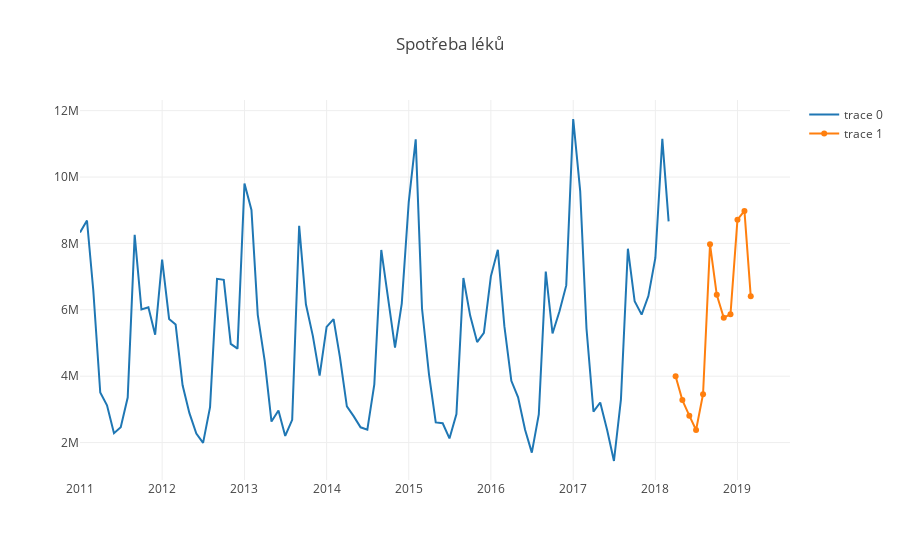

Notebook source saved alongside this figure:
### Code cell
plotly.offline.init_notebook_mode(connected=True)

trace0 = go.Scatter(
    x= R05_DDD['Období'], y=R05_DDD['DDD_total']
)
trace1 = go.Scatter(
    x= pokus1['Období'], y=pokus1['DDD_total']
)

data = [trace0, trace1]

plotly.offline.iplot({
    "data": data,
    "layout": go.Layout(title="Spotřeba léků")
})
